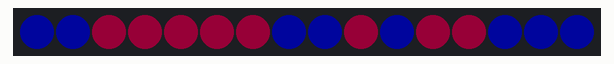
A sketch run on a simulated Arduino Uno, built with avr-gcc and run on an emulated ATmega328P. On the bench: 16 RGB LEDs in strip order, left to right. Dim RGB values are drawn brighter than linear; random numbers use the default seed unless the sketch sets one.

Above: at 0.1 s.
At 4.6 s:
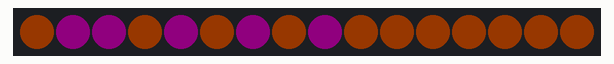
At 9.1 s:
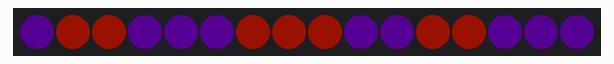
At 19.7 s:
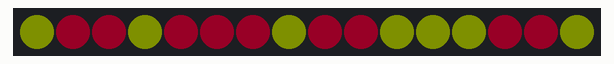
At 29.7 s:
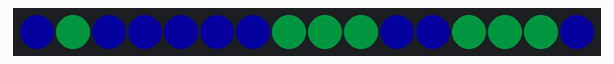
At 39.3 s:
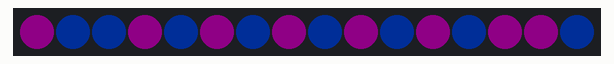

Measured:
- what the display in image 1 shows lasts 0.5 s, from 4.5 s to 5.0 s

The sketch:

random_flip.ino
```cpp
#include <Adafruit_NeoPixel.h>

#define PIN 0

Adafruit_NeoPixel strip = Adafruit_NeoPixel(16, PIN);

void setup() {
  strip.begin();
  strip.setBrightness(30);
}

// Randomly choose a color and give some pixels that color and some pixels the
// inverse of that color.
void loop() {
  uint8_t i;
  uint8_t c = random(256);
  uint32_t main = Wheel(c);
  uint32_t different;

  // Try different ways of coming up with your second color! Some ideas:
  //
  // Also random:
  // different = Wheel(256);
  //
  // Invert the computed color:
  // different = ~main;
  //
  // Invert the chosen color:
  // different = Wheel(~c);
  //
  // Rotate some amount around the 256-color line.
  different = Wheel( (c+64) % 256 );

  for (i=0; i<strip.numPixels(); i++) {
    if (random(2)) {
      strip.setPixelColor(i, main);
    } else {
      strip.setPixelColor(i, different);
    }
  }
  strip.show();
  delay(500);
}

// Input a value 0 to 255 to get a color value.
// The colours are a transition r - g - b - back to r.
uint32_t Wheel(byte WheelPos) {
  WheelPos = 255 - WheelPos;
  if(WheelPos < 85) {
    return strip.Color(255 - WheelPos * 3, 0, WheelPos * 3);
  }
  if(WheelPos < 170) {
    WheelPos -= 85;
    return strip.Color(0, WheelPos * 3, 255 - WheelPos * 3);
  }
  WheelPos -= 170;
  return strip.Color(WheelPos * 3, 255 - WheelPos * 3, 0);
}
```
